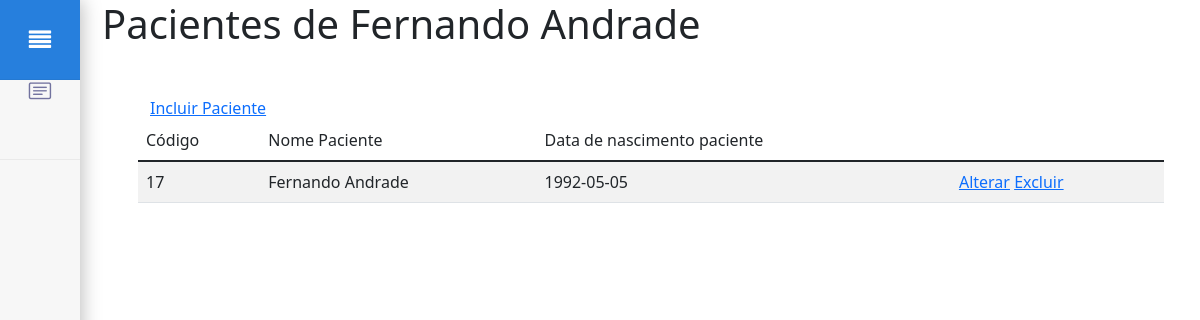
/admin/index.php?page=listagem_pacientes.php&id=101&nome=Fernando Andrade, run on the app's committed database.
### tables this page shows
CREATE TABLE `paciente` (
  `IdPaciente` int(11) NOT NULL,
  `FkIdClienteInPaciente` int(11) DEFAULT NULL,
  `NomePaciente` varchar(50) DEFAULT NULL,
  `DataDeNascimentoPaciente` date DEFAULT NULL
);

### admin/listagem_pacientes.php (the view, shortened to what this page needs)
<?php include "config.php";
$IdCliente = $_GET['id'];
$ClienteNome = $_GET['nome'];
?>
<h1>Pacientes de <?php echo $ClienteNome;?></h1>
<div class="container px-4 px-lg-5 mt-5">
  <div class="row">
    <a href="./index.php?page=incluir/Paciente_incluir.php&id=<?php echo $IdCliente;?>">Incluir Paciente</a>
    <table class="table table-striped">
      <thead class="thead-dark">
        <td>Código</td>
        <td>Nome Paciente</td>
        <td>Data de nascimento paciente</td>
      </thead>
      <?php
      $conn = Conectar();
      $query = "SELECT * FROM paciente where FkIdClienteInPaciente = $IdCliente
      order by FkIdClienteInPaciente";
      $result = $conn->query($query);
      if ($result->num_rows > 0) {
        while ($row = $result->fetch_assoc()) {
      ?>
          <tr>
            <td><?php echo $row['IdPaciente']; ?></td>
            <td><?php echo $row['NomePaciente']; ?></td>
            <td><?php echo $row['DataDeNascimentoPaciente'];?></td>
            <td>
              <a href="./index.php?page=Alterar/Paciente_Alterar.php&id=<?php echo $row['IdPaciente'];?>">Alterar</a>
              <a href="./index.php?page=excluir/Paciente_Excluir.php&acao=excluir&id=<?php echo $row['IdPaciente'];?>">Excluir</a>
            </td>
          </tr>
          <?php }}
           ?>
    </table>
  </div>
</div>

### data on the page
paciente: IdPaciente "17", NomePaciente "Fernando Andrade", DataDeNascimentoPaciente "1992-05-05"
